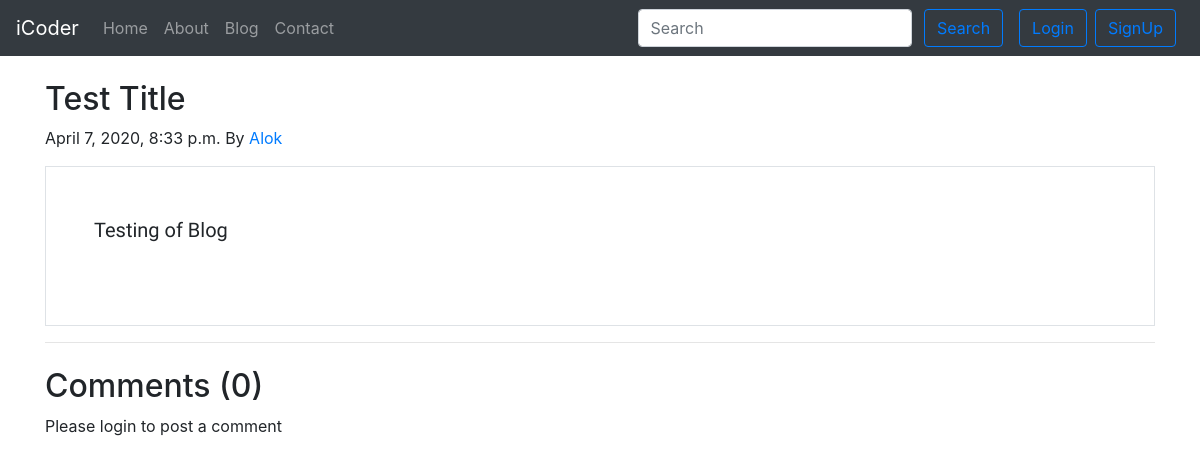
The page /blog/first-post on the database as committed earlier.
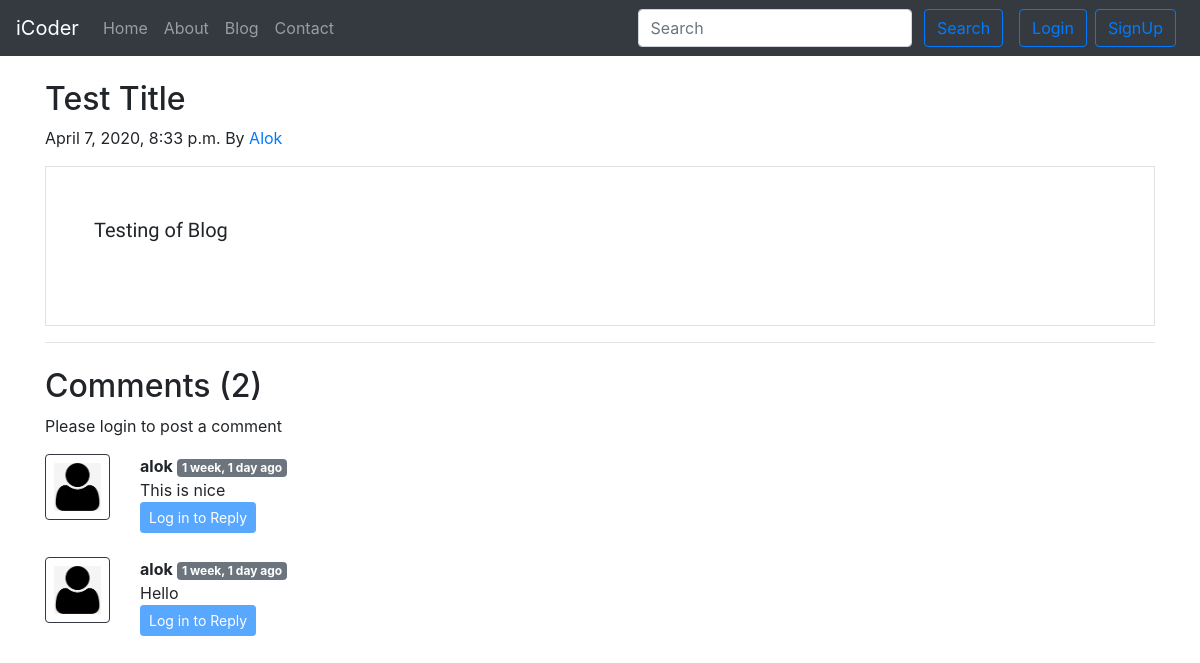
The same page on the database as committed later.
### blog/models.py (models this page shows, shortened)
class BlogComment(models.Model):
    sno = models.AutoField(primary_key=True)
    comment = models.TextField()
    user = models.ForeignKey(User, on_delete=models.CASCADE)
    post = models.ForeignKey(Post, on_delete=models.CASCADE)
    parent = models.ForeignKey('self', on_delete=models.CASCADE, null=True)
    timestamp = models.DateTimeField(default=now)

### blog/views.py (the view)
# urls.py: path('<str:slug>', views.blogPost, name='blogPost'),
def blogPost(request, slug):
    post = Post.objects.filter(slug=slug).first()
    comments = BlogComment.objects.filter(post=post, parent=None)
    replies = BlogComment.objects.filter(post=post).exclude(parent=None)
    replyDict = {}
    for reply in replies:
        if reply.sno not in replyDict.keys():
            replyDict[reply.parent.sno] = [reply]
        else:
            replyDict[reply.parent.sno].append(reply)
    context = {'post': post, 'comments': comments,
               'user': request.user, 'replyDict': replyDict}
    return render(request, 'blog/blogPost.html', context)

### blog/templatetags/extras.py (called while the page is built)
@register.filter(name='get_val')
def get_val(dict, key):
    return dict.get(key)

### templates/blog/blogPost.html (shortened to what the changed rows need)
{% extends 'base.html' %}
{% block body %}
{% load humanize %}
{% load extras %}
<div class="container my-4">
        <div class="blog-post">
                <h2 class="blog-post-title">{{post.title}}</h2>
        </div>
</div>
<div class="container">
        <h2>Comments ({{comments.count}})</h2>
        <div class="my-2">
                {% if user.is_authenticated %}
                <form action="/blog/postComment" method="POST">{% csrf_token %}
                        <div class="form-group">
                                <label for="exampleInputEmail1">Post Comment</label>
                                <input type="text" class="form-control" name="comment" id="comment"
                                        placeholder="Enter comment here......">
                        </div>
                        <input type="hidden" name="postSno" value="{{post.sno}}">
                        <input type="hidden" name="parentSno" value="">
                        <button type="submit" class="btn btn-primary">Submit</button>
                </form>
                {% else %}
                <p>Please login to post a comment</p>
                {% endif %}
        </div>
        {% for comment in comments %}
        <div class="row my-3">
                <div class="col-md-1"><img class="rounded mx-auto d-block w-100 p-2 border border-dark"
                                src="/static/img/user.png" alt="user"></div>
                <div class="col-md-11">
                        <b>{{comment.user.username}}</b> <span class="badge badge-secondary">
                                {{comment.timestamp | naturaltime}} </span>
                        <div>{{comment.comment}}</div>
                        <div class="reply mx-0">
                                {% if user.is_authenticated %}
                                <button class="btn btn-sm btn-primary" type="button" data-toggle="collapse"
                                        data-target="#replyBox{{comment.sno}}" aria-expanded="false"
                                        aria-controls="replyBox{{comment.sno}}">
                                        Reply
                                </button>
                                <div class="collapse" id="replyBox{{comment.sno}}">
                                        <div class="card card-body my-2">
                                                <form action="/blog/postComment" method="POST">{% csrf_token %}
                                                        <div class="form-group">
                                                                <label for="comment">Post a Reply</label>
                                                                <input type="text" class="form-control" name="comment"
                                                                        id="comment"
                                                                        placeholder="Enter comment here......">
                                                                <input type="hidden" name="parentSno"
                                                                        value="{{comment.sno}}">
                                                        </div>
                                                        <input type="hidden" name="postSno" value="{{post.sno}}">
                                                        <button type="submit" class="btn btn-primary">Submit</button>
                                                </form>
                                        </div>
                                </div>
                                {% else %}
                                <button class="btn btn-sm btn-primary" type="button" data-toggle="collapse"
                                        data-target="#replyBox{{comment.sno}}" aria-expanded="false"
                                        aria-controls="replyBox{{comment.sno}}" disabled>
                                        Log in to Reply
                                </button>
                                {% endif %}
                        </div>
                </div>
        </div>
        {% endfor %}
</div>
{% endblock body %}

Rows that differ between the two databases and show on the page:
added BlogComment: user.username "alok", timestamp "1 week, 1 day ago", comment "This is nice"
added BlogComment: user.username "alok", timestamp "1 week, 1 day ago", comment "Hello"
Other text that changed with them:
{{ comments.count }}: "0" → "2"
